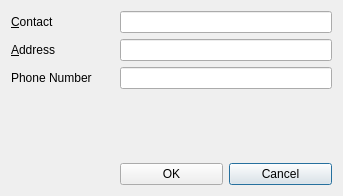
<?xml version="1.0" encoding="UTF-8"?>
<ui version="4.0">
 <class>EditDialog</class>
 <widget class="QDialog" name="EditDialog">
  <property name="geometry">
   <rect>
    <x>0</x>
    <y>0</y>
    <width>343</width>
    <height>196</height>
   </rect>
  </property>
  <property name="windowTitle">
   <string>EditDialog</string>
  </property>
  <layout class="QGridLayout" name="gridLayout">
   <item row="0" column="0">
    <widget class="QLabel" name="contactLabel">
     <property name="text">
      <string>&amp;Contact</string>
     </property>
     <property name="buddy">
      <cstring>contactLineEdit</cstring>
     </property>
    </widget>
   </item>
   <item row="0" column="2" colspan="2">
    <widget class="QLineEdit" name="contactLineEdit"/>
   </item>
   <item row="1" column="0">
    <widget class="QLabel" name="addressLabel">
     <property name="text">
      <string>&amp;Address</string>
     </property>
     <property name="buddy">
      <cstring>addressLineEdit</cstring>
     </property>
    </widget>
   </item>
   <item row="1" column="2" colspan="2">
    <widget class="QLineEdit" name="addressLineEdit"/>
   </item>
   <item row="2" column="0">
    <widget class="QLabel" name="phoneNumberLabel">
     <property name="text">
      <string>Phone Number</string>
     </property>
     <property name="buddy">
      <cstring>phoneNumberLineEdit</cstring>
     </property>
    </widget>
   </item>
   <item row="2" column="2" colspan="2">
    <widget class="QLineEdit" name="phoneNumberLineEdit"/>
   </item>
   <item row="4" column="3">
    <widget class="QPushButton" name="cnacelButton">
     <property name="text">
      <string>Cancel</string>
     </property>
     <property name="default">
      <bool>true</bool>
     </property>
    </widget>
   </item>
   <item row="4" column="2">
    <widget class="QPushButton" name="okButton">
     <property name="text">
      <string>OK</string>
     </property>
    </widget>
   </item>
   <item row="3" column="2">
    <spacer name="verticalSpacer">
     <property name="orientation">
      <enum>Qt::Vertical</enum>
     </property>
     <property name="sizeHint" stdset="0">
      <size>
       <width>20</width>
       <height>43</height>
      </size>
     </property>
    </spacer>
   </item>
  </layout>
 </widget>
 <layoutdefault spacing="6" margin="11"/>
 <tabstops>
  <tabstop>contactLineEdit</tabstop>
  <tabstop>addressLineEdit</tabstop>
  <tabstop>phoneNumberLineEdit</tabstop>
  <tabstop>okButton</tabstop>
  <tabstop>cnacelButton</tabstop>
 </tabstops>
 <resources/>
 <connections>
  <connection>
   <sender>okButton</sender>
   <signal>clicked()</signal>
   <receiver>EditDialog</receiver>
   <slot>accept()</slot>
   <hints>
    <hint type="sourcelabel">
     <x>191</x>
     <y>163</y>
    </hint>
    <hint type="destinationlabel">
     <x>94</x>
     <y>129</y>
    </hint>
   </hints>
  </connection>
  <connection>
   <sender>cnacelButton</sender>
   <signal>clicked()</signal>
   <receiver>EditDialog</receiver>
   <slot>reject()</slot>
   <hints>
    <hint type="sourcelabel">
     <x>280</x>
     <y>176</y>
    </hint>
    <hint type="destinationlabel">
     <x>202</x>
     <y>105</y>
    </hint>
   </hints>
  </connection>
 </connections>
</ui>
